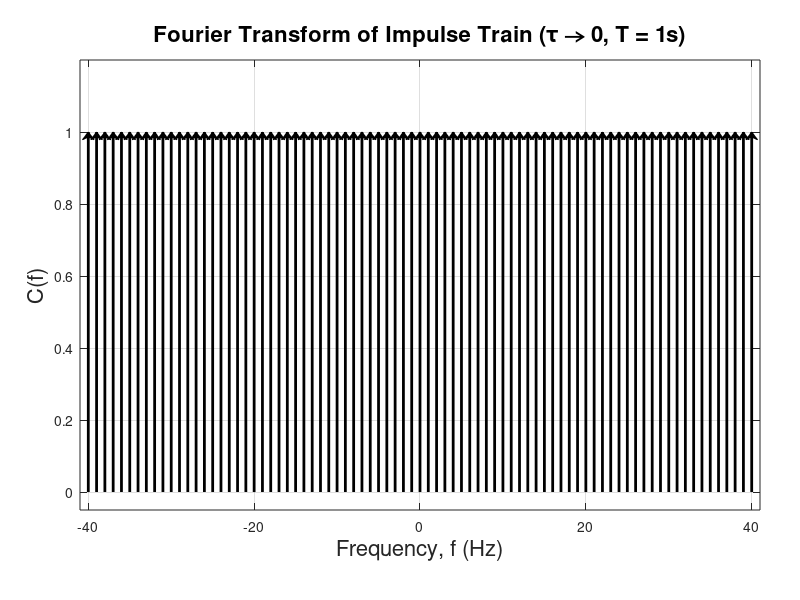

The MATLAB script that drew this image:
% Define the frequency range
f = -40:0.01:40;

% Define the period T
T = 1; % seconds

% The impulse locations are at multiples of 1/T = 1 Hz
impulse_locations = -40:1:40;

% Create a figure with better default settings
figure;
hold on;

% Plot a zero line for visual reference
%plot(f, zeros(size(f)), 'k-', 'LineWidth', 0.5); 

% Plot vertical lines for the impulses
for k = 1:length(impulse_locations)
    x = impulse_locations(k);
    plot([x, x], [0, 1], 'k-', 'LineWidth', 2);
end

% Format the plot with specific font settings
xlabel('Frequency, f (Hz)', 'FontSize', 16);
ylabel('C(f)', 'FontSize', 16);
title('Fourier Transform of Impulse Train (\tau \rightarrow 0, T = 1s)', ...
      'FontSize', 16);

% Set axis limits with more space at the top
xlim([-41, 41]);
ylim([-0.05, 1.2]);

% Add grid and box
grid on;
box on;

% Adjust figure margins for better appearance
set(gca, 'Position', [0.1, 0.15, 0.85, 0.75]);

% Convert data coordinates to normalized figure coordinates for annotations
axPos = get(gca, 'Position');
xRange = xlim;
yRange = ylim;

% Add arrowheads using annotation (which uses normalized coordinates)
for k = 1:length(impulse_locations)
    x = impulse_locations(k);
    
    % Convert data coordinates to normalized figure coordinates
    xNorm = axPos(1) + (x - xRange(1)) / (xRange(2) - xRange(1)) * axPos(3);
    yNorm = axPos(2) + (1 - yRange(1)) / (yRange(2) - yRange(1)) * axPos(4);
    
    % Create arrowhead with shorter head length
    annotation('arrow', [xNorm, xNorm], [yNorm-0.02, yNorm], ...
               'HeadLength', 4, 'HeadWidth', 6, 'Color', 'k');
end